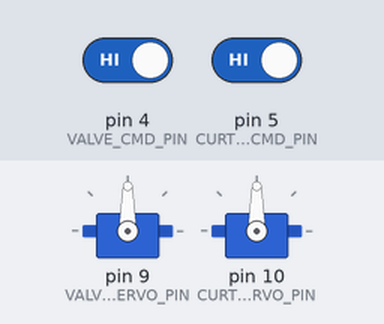
This sketch was run on a simulated Arduino Uno, built with avr-gcc and run on an emulated ATmega328P. On the bench: 2 × servo. Inputs (shaded band) come from the test bench; at power-on: pin 4 (VALVE_CMD_PIN) HIGH, pin 5 (CURTAIN_CMD_PIN) HIGH. What the sketch prints to the serial monitor is not drawn.

Above: at 1.2 s.
1.3 s: pin 4 (VALVE_CMD_PIN) driven LOW
At 1.7 s:
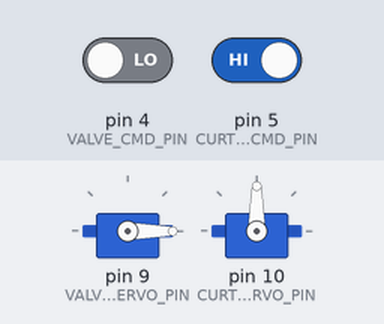
2.8 s: pin 5 (CURTAIN_CMD_PIN) driven LOW
At 4.0 s:
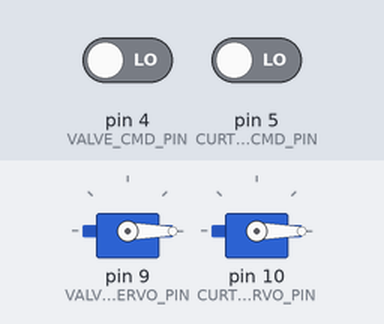
4.3 s: pin 4 (VALVE_CMD_PIN) driven HIGH
At 5.3 s:
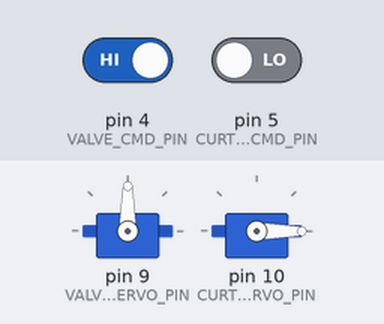
5.8 s: pin 5 (CURTAIN_CMD_PIN) driven HIGH
At 6.6 s:
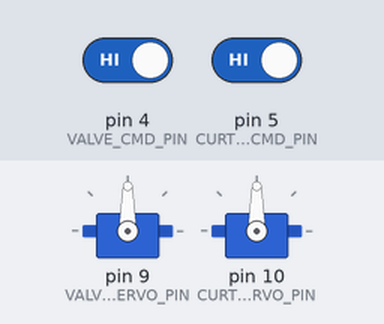
Timing chart, 0 to 8.3 s (numbered marks = the images above; inputs shaded):
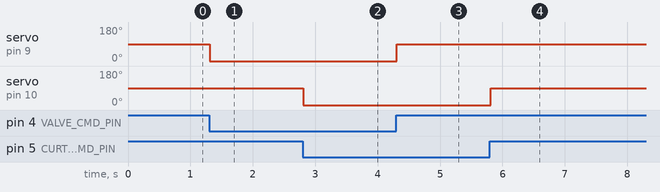

The sketch:

TP_conServos.ino
```cpp
#include <Servo.h>

// ====== ENTRADAS DESDE LORA ======
#define VALVE_CMD_PIN    4
#define CURTAIN_CMD_PIN  5

// ====== SALIDAS A SERVOS ======
#define VALVE_SERVO_PIN    9
#define CURTAIN_SERVO_PIN  10

// ====== SERVOS ======
Servo valveServo;
Servo curtainServo;

// ====== ESTADO PREVIO (para debug limpio) ======
int lastValveCmd   = -1;
int lastCurtainCmd = -1;

void setup() {
  Serial.begin(115200);
  while (!Serial);

  Serial.println("Arduino esclavo iniciado");

  // Entradas de control
  pinMode(VALVE_CMD_PIN, INPUT);
  pinMode(CURTAIN_CMD_PIN, INPUT);

  // Adjuntar servos
  valveServo.attach(VALVE_SERVO_PIN);
  curtainServo.attach(CURTAIN_SERVO_PIN);

  // Estado inicial seguro
  valveServo.write(0);    // válvula cerrada
  curtainServo.write(0);  // cortina cerrada

  Serial.println("Servos inicializados en CLOSED");
}

void loop() {

  int valveCmd   = digitalRead(VALVE_CMD_PIN);
  int curtainCmd = digitalRead(CURTAIN_CMD_PIN);

  // ----- VÁLVULA -----
  if (valveCmd != lastValveCmd) {
    Serial.print("VALVE_CMD_PIN = ");
    Serial.println(valveCmd ? "HIGH → OPEN" : "LOW → CLOSE");

    if (valveCmd == HIGH) {
      valveServo.write(90);   // abrir
    } else {
      valveServo.write(0);    // cerrar
    }
    lastValveCmd = valveCmd;
  }

  // ----- CORTINA -----
  if (curtainCmd != lastCurtainCmd) {
    Serial.print("CURTAIN_CMD_PIN = ");
    Serial.println(curtainCmd ? "HIGH → OPEN" : "LOW → CLOSE");

    if (curtainCmd == HIGH) {
      curtainServo.write(90); // abrir
    } else {
      curtainServo.write(0);  // cerrar
    }
    lastCurtainCmd = curtainCmd;
  }

  delay(20); // refresco típico de servo
}
```

Measured:
- after the input at 1.3 s, servo on pin 9 (VALVE_SERVO_PIN): 90° → 0° at once
- after the input at 2.8 s, servo on pin 10 (CURTAIN_SERVO_PIN): 90° → 0° at once
- after the input at 4.3 s, servo on pin 9 (VALVE_SERVO_PIN): 0° → 90° at once
- after the input at 5.8 s, servo on pin 10 (CURTAIN_SERVO_PIN): 0° → 90° at once
